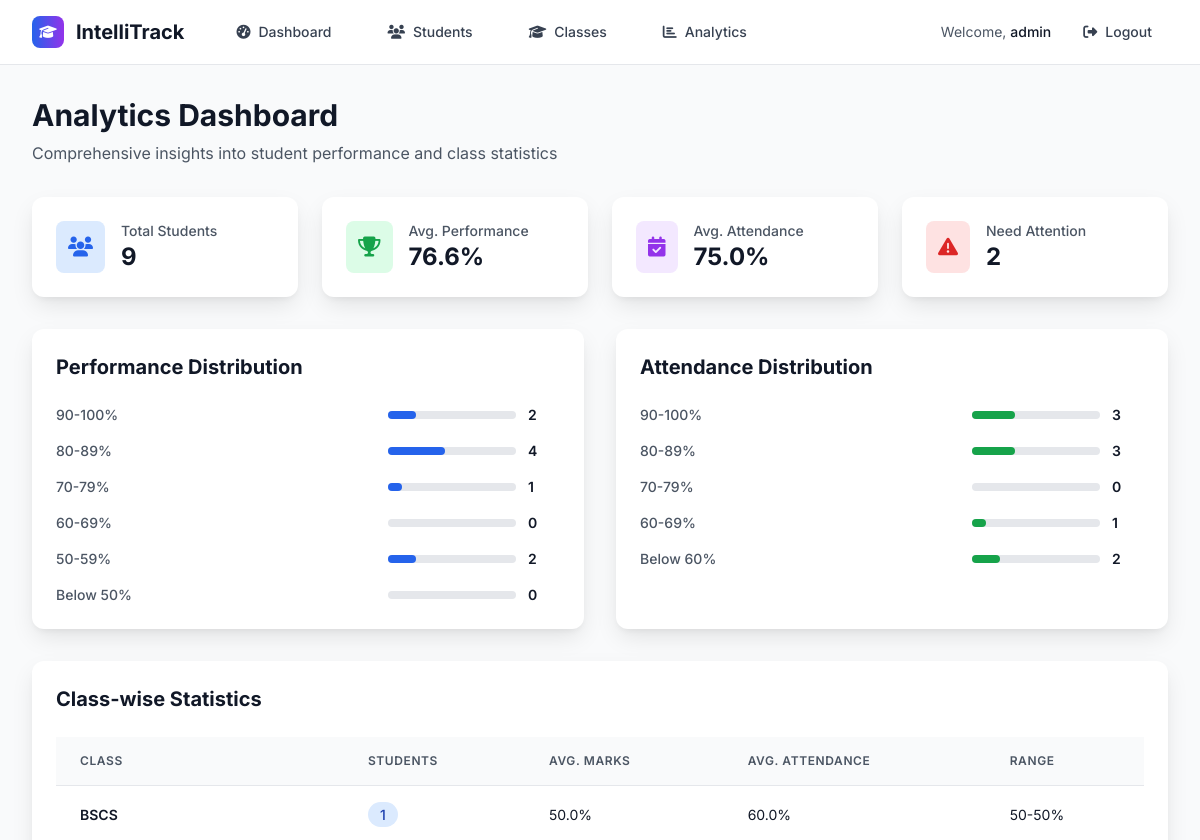
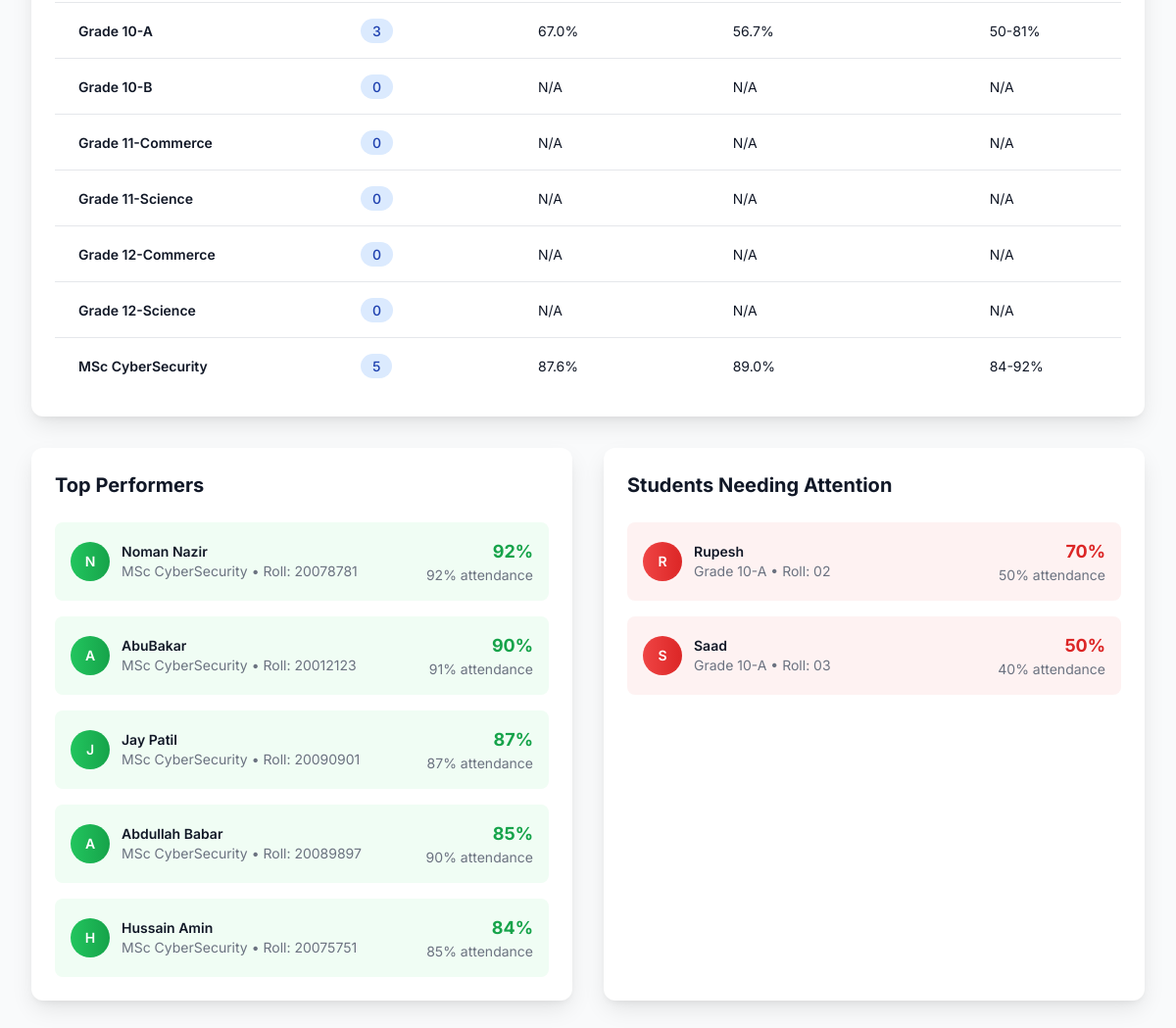
Screenshot of /analytics (signed in) with the database file from the repository (2 pictures, top to bottom).
### tables this page shows
CREATE TABLE classes (
            id INTEGER PRIMARY KEY AUTOINCREMENT,
            name TEXT UNIQUE NOT NULL,
            description TEXT,
            created_at TIMESTAMP DEFAULT CURRENT_TIMESTAMP
        );

CREATE TABLE students (
            id INTEGER PRIMARY KEY AUTOINCREMENT,
            name TEXT NOT NULL,
            roll_no TEXT UNIQUE NOT NULL,
            class_id INTEGER NOT NULL,
            subjects TEXT NOT NULL,
            marks INTEGER NOT NULL,
            attendance INTEGER NOT NULL,
            FOREIGN KEY (class_id) REFERENCES classes (id)
        );

### backend/routes.py (the view)
    @app.route('/analytics')
    @login_required
    def analytics():
        conn = get_db_connection()
        students = conn.execute('''
            SELECT s.*, c.name as class_name
            FROM students s
            JOIN classes c ON s.class_id = c.id
            ORDER BY s.marks DESC
        ''').fetchall()
        classes_stats = conn.execute('''
            SELECT
                c.name,
                COUNT(s.id) as student_count,
                AVG(s.marks) as avg_marks,
                AVG(s.attendance) as avg_attendance,
                MIN(s.marks) as min_marks,
                MAX(s.marks) as max_marks
            FROM classes c
            LEFT JOIN students s ON c.id = s.class_id
            GROUP BY c.id, c.name
            ORDER BY c.name
        ''').fetchall()
        performance_ranges = {
            '90-100': len([s for s in students if s['marks'] >= 90]),
            '80-89': len([s for s in students if 80 <= s['marks'] < 90]),
            '70-79': len([s for s in students if 70 <= s['marks'] < 80]),
            '60-69': len([s for s in students if 60 <= s['marks'] < 70]),
            '50-59': len([s for s in students if 50 <= s['marks'] < 60]),
            'Below 50': len([s for s in students if s['marks'] < 50])
        }
        attendance_ranges = {
            '90-100': len([s for s in students if s['attendance'] >= 90]),
            '80-89': len([s for s in students if 80 <= s['attendance'] < 90]),
            '70-79': len([s for s in students if 70 <= s['attendance'] < 80]),
            '60-69': len([s for s in students if 60 <= s['attendance'] < 70]),
            'Below 60': len([s for s in students if s['attendance'] < 60])
        }
        top_performers = students[:5] if len(students) >= 5 else students
        students_attention = [s for s in students if s['marks'] < 50 or s['attendance'] < 60]
        conn.close()
        return render_template('analytics.html',
                             students=students,
                             classes_stats=classes_stats,
                             performance_ranges=performance_ranges,
                             attendance_ranges=attendance_ranges,
                             top_performers=top_performers,
                             students_attention=students_attention)

### backend/auth.py (called while the page is built)
def login_required(f):
    @wraps(f)
    def decorated_function(*args, **kwargs):
        if 'logged_in' not in session:
            return redirect(url_for('login'))
        return f(*args, **kwargs)
    return decorated_function

### backend/db.py (called while the page is built)
def get_db_connection():
    conn = sqlite3.connect(DATABASE)
    conn.row_factory = sqlite3.Row
    return conn

### frontend/templates/analytics.html (shortened to what this page needs)
{% extends "base.html" %}
{% block content %}
<div class="min-h-screen bg-gray-50 py-8">
    <div class="max-w-7xl mx-auto px-4 sm:px-6 lg:px-8">
        <div class="mb-8">
            <h1 class="text-3xl font-bold text-gray-900 mb-2">Analytics Dashboard</h1>
            <p class="text-gray-600">Comprehensive insights into student performance and class statistics</p>
        </div>
        <div class="grid grid-cols-1 md:grid-cols-4 gap-6 mb-8">
            <div class="card-shadow bg-white rounded-xl p-6">
                <div class="flex items-center">
                    <div class="p-3 bg-blue-100 rounded-lg">
                        <i class="fas fa-users text-blue-600 text-xl"></i>
                    </div>
                    <div class="ml-4">
                        <p class="text-sm font-medium text-gray-600">Total Students</p>
                        <p class="text-2xl font-bold text-gray-900">{{ students|length if students else 0 }}</p>
                    </div>
                </div>
            </div>
            <div class="card-shadow bg-white rounded-xl p-6">
                <div class="flex items-center">
                    <div class="p-3 bg-green-100 rounded-lg">
                        <i class="fas fa-trophy text-green-600 text-xl"></i>
                    </div>
                    <div class="ml-4">
                        <p class="text-sm font-medium text-gray-600">Avg. Performance</p>
                        <p class="text-2xl font-bold text-gray-900">
                            {% if students %}
                                {{ "%.1f"|format(students|map(attribute='marks')|list|sum / students|length) }}%
                            {% else %}
                                0%
                            {% endif %}
                        </p>
                    </div>
                </div>
            </div>
            <div class="card-shadow bg-white rounded-xl p-6">
                <div class="flex items-center">
                    <div class="p-3 bg-purple-100 rounded-lg">
                        <i class="fas fa-calendar-check text-purple-600 text-xl"></i>
                    </div>
                    <div class="ml-4">
                        <p class="text-sm font-medium text-gray-600">Avg. Attendance</p>
                        <p class="text-2xl font-bold text-gray-900">
                            {% if students %}
                                {{ "%.1f"|format(students|map(attribute='attendance')|list|sum / students|length) }}%
                            {% else %}
                                0%
                            {% endif %}
                        </p>
                    </div>
                </div>
            </div>
            <div class="card-shadow bg-white rounded-xl p-6">
                <div class="flex items-center">
                    <div class="p-3 bg-red-100 rounded-lg">
                        <i class="fas fa-exclamation-triangle text-red-600 text-xl"></i>
                    </div>
                    <div class="ml-4">
                        <p class="text-sm font-medium text-gray-600">Need Attention</p>
                        <p class="text-2xl font-bold text-gray-900">{{ students_attention|length if students_attention else 0 }}</p>
                    </div>
                </div>
            </div>
        </div>
        <div class="grid grid-cols-1 lg:grid-cols-2 gap-8 mb-8">
            <div class="card-shadow bg-white rounded-xl p-6">
                <h3 class="text-xl font-bold text-gray-900 mb-6">Performance Distribution</h3>
                <div class="space-y-4">
                    {% for range_name, count in performance_ranges.items() %}
                    <div class="flex items-center justify-between">
                        <span class="text-sm font-medium text-gray-600">{{ range_name }}%</span>
                        <div class="flex items-center">
                            <div class="w-32 bg-gray-200 rounded-full h-2 mr-3">
                                <div class="bg-blue-600 h-2 rounded-full" style="width: {{ (count / students|length * 100) if students else 0 }}%"></div>
                            </div>
                            <span class="text-sm font-semibold text-gray-900 w-8">{{ count }}</span>
                        </div>
                    </div>
                    {% endfor %}
                </div>
            </div>
            <div class="card-shadow bg-white rounded-xl p-6">
                <h3 class="text-xl font-bold text-gray-900 mb-6">Attendance Distribution</h3>
                <div class="space-y-4">
                    {% for range_name, count in attendance_ranges.items() %}
                    <div class="flex items-center justify-between">
                        <span class="text-sm font-medium text-gray-600">{{ range_name }}%</span>
                        <div class="flex items-center">
                            <div class="w-32 bg-gray-200 rounded-full h-2 mr-3">
                                <div class="bg-green-600 h-2 rounded-full" style="width: {{ (count / students|length * 100) if students else 0 }}%"></div>
                            </div>
                            <span class="text-sm font-semibold text-gray-900 w-8">{{ count }}</span>
                        </div>
                    </div>
                    {% endfor %}
                </div>
            </div>
        </div>
        <div class="card-shadow bg-white rounded-xl p-6 mb-8">
            <h3 class="text-xl font-bold text-gray-900 mb-6">Class-wise Statistics</h3>
            {% if classes_stats %}
            <div class="overflow-x-auto">
                <table class="w-full">
                    <thead class="bg-gray-50 border-b border-gray-200">
                        <tr>
                            <th class="px-6 py-4 text-left text-xs font-semibold text-gray-600 uppercase tracking-wider">Class</th>
                            <th class="px-6 py-4 text-left text-xs font-semibold text-gray-600 uppercase tracking-wider">Students</th>
                            <th class="px-6 py-4 text-left text-xs font-semibold text-gray-600 uppercase tracking-wider">Avg. Marks</th>
                            <th class="px-6 py-4 text-left text-xs font-semibold text-gray-600 uppercase tracking-wider">Avg. Attendance</th>
                            <th class="px-6 py-4 text-left text-xs font-semibold text-gray-600 uppercase tracking-wider">Range</th>
                        </tr>
                    </thead>
                    <tbody class="divide-y divide-gray-200">
                        {% for class_stat in classes_stats %}
                        <tr class="hover:bg-gray-50">
                            <td class="px-6 py-4 whitespace-nowrap">
                                <span class="text-sm font-semibold text-gray-900">{{ class_stat.name }}</span>
                            </td>
                            <td class="px-6 py-4 whitespace-nowrap">
                                <span class="px-3 py-1 bg-blue-100 text-blue-800 rounded-full text-sm font-medium">{{ class_stat.student_count }}</span>
                            </td>
                            <td class="px-6 py-4 whitespace-nowrap">
                                <span class="text-sm text-gray-900">
                                    {% if class_stat.avg_marks %}
                                        {{ "%.1f"|format(class_stat.avg_marks) }}%
                                    {% else %}
                                        N/A
                                    {% endif %}
                                </span>
                            </td>
                            <td class="px-6 py-4 whitespace-nowrap">
                                <span class="text-sm text-gray-900">
                                    {% if class_stat.avg_attendance %}
                                        {{ "%.1f"|format(class_stat.avg_attendance) }}%
                                    {% else %}
                                        N/A
                                    {% endif %}
                                </span>
                            </td>
                            <td class="px-6 py-4 whitespace-nowrap">
                                <span class="text-sm text-gray-900">
                                    {% if class_stat.min_marks and class_stat.max_marks %}
                                        {{ class_stat.min_marks }}-{{ class_stat.max_marks }}%
                                    {% else %}
                                        N/A
                                    {% endif %}
                                </span>
                            </td>
                        </tr>
                        {% endfor %}
                    </tbody>
                </table>
            </div>
            {% else %}
            <p class="text-gray-500 text-center py-8">No class data available</p>
            {% endif %}
        </div>
        <div class="grid grid-cols-1 lg:grid-cols-2 gap-8">
            <div class="card-shadow bg-white rounded-xl p-6">
                <h3 class="text-xl font-bold text-gray-900 mb-6">Top Performers</h3>
                {% if top_performers %}
                <div class="space-y-4">
                    {% for student in top_performers %}
                    <div class="flex items-center justify-between p-4 bg-green-50 rounded-lg">
                        <div class="flex items-center">
                            <div class="w-10 h-10 bg-gradient-to-r from-green-500 to-green-600 rounded-full flex items-center justify-center mr-3">
                                <span class="text-white font-semibold text-sm">{{ student.name[0]|upper }}</span>
                            </div>
                            <div>
                                <div class="text-sm font-semibold text-gray-900">{{ student.name }}</div>
                                <div class="text-sm text-gray-500">{{ student.class_name }} • Roll: {{ student.roll_no }}</div>
                            </div>
                        </div>
                        <div class="text-right">
                            <div class="text-lg font-bold text-green-600">{{ student.marks }}%</div>
                            <div class="text-sm text-gray-500">{{ student.attendance }}% attendance</div>
                        </div>
                    </div>
                    {% endfor %}
                </div>
                {% else %}
                <p class="text-gray-500 text-center py-8">No student data available</p>
                {% endif %}
            </div>
            <div class="card-shadow bg-white rounded-xl p-6">
                <h3 class="text-xl font-bold text-gray-900 mb-6">Students Needing Attention</h3>
                {% if students_attention %}
                <div class="space-y-4">
                    {% for student in students_attention %}
                    <div class="flex items-center justify-between p-4 bg-red-50 rounded-lg">
                        <div class="flex items-center">
                            <div class="w-10 h-10 bg-gradient-to-r from-red-500 to-red-600 rounded-full flex items-center justify-center mr-3">
                                <span class="text-white font-semibold text-sm">{{ student.name[0]|upper }}</span>
                            </div>
                            <div>
                                <div class="text-sm font-semibold text-gray-900">{{ student.name }}</div>
                                <div class="text-sm text-gray-500">{{ student.class_name }} • Roll: {{ student.roll_no }}</div>
                            </div>
                        </div>
                        <div class="text-right">
                            <div class="text-lg font-bold text-red-600">{{ student.marks }}%</div>
                            <div class="text-sm text-gray-500">{{ student.attendance }}% attendance</div>
                        </div>
                    </div>
                    {% endfor %}
                </div>
                {% else %}
                <p class="text-gray-500 text-center py-8">All students are performing well!</p>
                {% endif %}
            </div>
        </div>
    </div>
</div>
{% endblock %}

### frontend/templates/base.html (style rules this page uses)
body { font-family: 'Inter', sans-serif; }
.card-shadow { box-shadow: 0 10px 25px -3px rgba(0, 0, 0, 0.1), 0 4px 6px -2px rgba(0, 0, 0, 0.05); }

### rows the page displays
classes: name "BSCS", student_count "1", avg_marks "50.0", avg_attendance "60.0", min_marks "50", max_marks "50"
classes: name "Grade 10-A", student_count "3", avg_marks "67.0", avg_attendance "56.7", min_marks "50", max_marks "81"
classes: name "Grade 10-B", student_count "0", shows "N/A"
classes: name "Grade 11-Commerce", student_count "0", shows "N/A"
classes: name "Grade 11-Science", student_count "0", shows "N/A"
classes: name "Grade 12-Commerce", student_count "0", shows "N/A"
classes: name "Grade 12-Science", student_count "0", shows "N/A"
classes: name "MSc CyberSecurity", student_count "5", avg_marks "87.6", avg_attendance "89.0", min_marks "84", max_marks "92"
students: name "N", name "Noman Nazir", class_name "MSc CyberSecurity", roll_no "20078781", marks "92", attendance "92"
students: name "A", name "AbuBakar", class_name "MSc CyberSecurity", roll_no "20012123", marks "90", attendance "91"
students: name "J", name "Jay Patil", class_name "MSc CyberSecurity", roll_no "20090901", marks "87", attendance "87"
students: name "A", name "Abdullah Babar", class_name "MSc CyberSecurity", roll_no "20089897", marks "85", attendance "90"
students: name "H", name "Hussain Amin", class_name "MSc CyberSecurity", roll_no "20075751", marks "84", attendance "85"
students: name "R", name "Rupesh", class_name "Grade 10-A", roll_no "02", marks "70", attendance "50"
students: name "S", name "Saad", class_name "Grade 10-A", roll_no "03", marks "50", attendance "40"

### other values shown
{{ session.username }} "admin"
{{ students|length if students else 0 }} "9"
{{ students_attention|length if students_attention else 0 }} "2"
{{ range_name }} "90-100" "80-89" "70-79" "60-69" "50-59" "Below 50"
{{ count }} "2" "4" "1" "0" "2" "0"
{{ range_name }} "90-100" "80-89" "70-79" "60-69" "Below 60"
{{ count }} "3" "3" "0" "1" "2"
